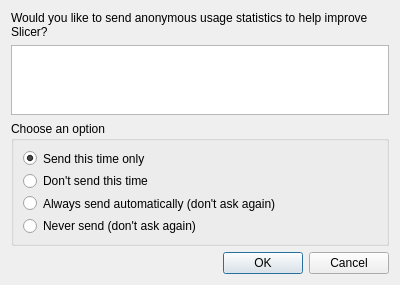
<?xml version="1.0" encoding="UTF-8"?>
<ui version="4.0">
 <class>TelemetrySendDialog</class>
 <widget class="QDialog" name="TelemetrySendDialog">
  <property name="geometry">
   <rect>
    <x>0</x>
    <y>0</y>
    <width>400</width>
    <height>220</height>
   </rect>
  </property>
  <property name="windowTitle">
   <string>Send Telemetry Data</string>
  </property>
  <layout class="QVBoxLayout" name="verticalLayout">
   <item>
    <widget class="QLabel" name="infoLabel">
     <property name="text">
      <string>Would you like to send anonymous usage statistics to help improve Slicer?</string>
     </property>
     <property name="wordWrap">
      <bool>true</bool>
     </property>
    </widget>
   </item>
   <item>
    <widget class="QTextEdit" name="detailsTextEdit">
     <property name="readOnly">
      <bool>true</bool>
     </property>
     <property name="maximumHeight">
      <number>80</number>
     </property>
    </widget>
   </item>
   <item>
    <widget class="QGroupBox" name="optionsGroupBox">
     <property name="title">
      <string>Choose an option</string>
     </property>
     <layout class="QVBoxLayout" name="optionsLayout">
      <item>
       <widget class="QRadioButton" name="sendOnceRadio">
        <property name="text">
         <string>Send this time only</string>
        </property>
        <property name="checked">
         <bool>true</bool>
        </property>
       </widget>
      </item>
      <item>
       <widget class="QRadioButton" name="dontSendOnceRadio">
        <property name="text">
         <string>Don't send this time</string>
        </property>
       </widget>
      </item>
      <item>
       <widget class="QRadioButton" name="alwaysSendRadio">
        <property name="text">
         <string>Always send automatically (don't ask again)</string>
        </property>
       </widget>
      </item>
      <item>
       <widget class="QRadioButton" name="neverSendRadio">
        <property name="text">
         <string>Never send (don't ask again)</string>
        </property>
       </widget>
      </item>
     </layout>
    </widget>
   </item>
   <item>
    <widget class="QDialogButtonBox" name="buttonBox">
     <property name="orientation">
      <enum>Qt::Horizontal</enum>
     </property>
     <property name="standardButtons">
      <set>QDialogButtonBox::Ok|QDialogButtonBox::Cancel</set>
     </property>
    </widget>
   </item>
  </layout>
 </widget>
 <resources/>
 <connections/>
</ui>
